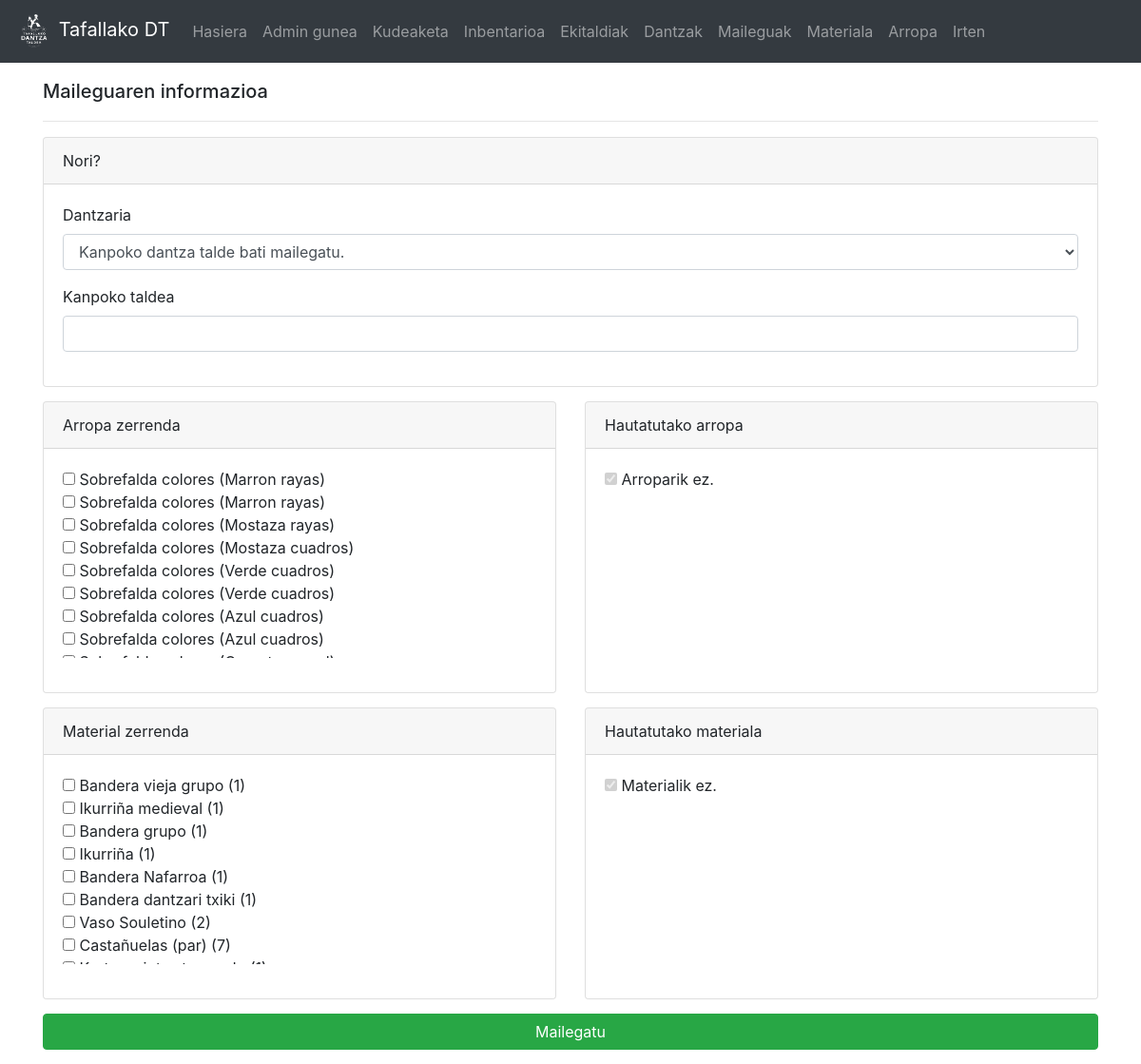
The page /maileguak/berria (signed in) on the database its author committed.
### dantza/models.py (models this page shows, shortened)
class Arropa(models.Model):
	mota = models.ForeignKey(ArropaMota, on_delete=models.CASCADE)
	egoera = models.CharField(max_length=100, choices = EGOERA)
	deskribapena = models.CharField(max_length=200, blank=True)
	mailegatua = models.BooleanField(default=False)
	def __str__(self):
		if self.deskribapena != '':
			return self.mota.mota + ' (' + self.deskribapena + ')'
		else:
			return self.mota.mota

class ArropaMota(models.Model):
	mota = models.CharField(max_length=100)

class Materiala(models.Model):
	mota = models.CharField(max_length=50)
	def tresna_kop(self):
		return len(Tresna.objects.filter(material_mota=self))
	def mailegatu_kop(self):
		kop = 0
		for t in Tresna.objects.filter(material_mota=self,mailegatua=True):
			kop +=1
		return kop
	def libre_kop(self):
		return self.tresna_kop() - self.mailegatu_kop()

### dantza/views.py (the view, shortened to what this page needs)
# urls.py: path('maileguak/berria', views.mailegua_egin, name = 'mailegua_egin'),
@login_required(login_url='/login')
def mailegua_egin(request):
	if not request.user.groups.filter(name='arropa_arduradunak').exists() and not request.user.is_superuser and not request.user.groups.filter(name='material_arduradunak').exists():
		return HttpResponseRedirect('/')
	dantzari_list = Dantzaria.objects.all()
	maileguak = Mailegua.objects.filter(itzulita=False)
	m_list = [m for m in Materiala.objects.all() if m.mailegatu_kop() != m.tresna_kop()]
	a_list = Arropa.objects.filter(mailegatua=False)
	if request.method == 'POST':
		if 'd' in request.POST:
			if request.POST['d'] == '-1':
				return render(request,'dantza/mailegu_berria.html',{'d_list':dantzari_list, 'mail_list':maileguak,
																   'materiala':m_list, 'arropa':a_list, 'err': 'Ezin da dantzaririk gabeko mailegurik egin.'})
			m_lista = []
			for m in request.POST.getlist('materialak'):
				if m == '-1':
					continue
				mat = Materiala.objects.get(pk=m)
				ts = mat.get_mailegatu_gabeko_tresna(request.POST.getlist('materialak').count(m))
				if len(ts) != 0:
					for t in ts:
						m_lista.append(t)
				else:
					return render(request,'dantza/mailegu_berria.html',{'d_list':dantzari_list, 'mail_list':maileguak,
																   'materiala':m_list, 'arropa':a_list, 'err': 'Aukeratutako ' + str(mat) + ' ez dago eskuragai.'})
			arr_lista = []
			for i in request.POST.getlist('arropa'):
				if i == '-1':
					continue
				a = Arropa.objects.get(pk=i)
				if a is not None:
					arr_lista.append(a)
				else:
					return render(request,'dantza/mailegu_berria.html',{'d_list':dantzari_list, 'mail_list':maileguak,
																   'materiala':m_list, 'arropa':a_list, 'err': 'Aukeratutako ' + a + ' ez dago eskuragai.'})
			if len(m_lista) == 0 and len(arr_lista) == 0:
				return render(request,'dantza/mailegu_berria.html',{'d_list':dantzari_list, 'mail_list':maileguak,
							'materiala':m_list, 'arropa':a_list, 'err': 'Gutxienez material edo arropa bat hautatu behar da.'})
			if request.POST['d'] == '-2':
				d = Dantzaria.objects.get(user=request.user)
				dt = request.POST['kanpo_talde']
				if dt == "":
					return render(request,'dantza/mailegu_berria.html',{'d_list':dantzari_list, 'mail_list':maileguak,
							'materiala':m_list, 'arropa':a_list, 'err': 'Dantza taldearen izena adierazi behar da.'})
				mail = Mailegua(dantzari=d,mailegatze_data=datetime.datetime.today(),itzulita=False,dantza_taldea=dt)
			else:
				d = Dantzaria.objects.get(pk=request.POST['d'])
				mail = Mailegua(dantzari=d,mailegatze_data=datetime.datetime.today(),itzulita=False)
			mail.save()
			mail.arropa.set(arr_lista)
			mail.materiala.set(m_lista)
			mail.save()
			for x in arr_lista + m_lista:
				x.mailegatua = True
				x.save()
			return HttpResponseRedirect('/maileguak/berria?new_success')
	else:
		if 'new_success' in request.GET:
			return render(request,'dantza/mailegu_berria.html',{'d_list':dantzari_list, 'mail_list':maileguak,
															'materiala':m_list, 'arropa':a_list, 'success': 'Mailegu berria zuzen sortu da.'})
		elif 'return_success' in request.GET:
			return render(request,'dantza/mailegu_berria.html',{'d_list':dantzari_list, 'mail_list':maileguak, 'materiala':m_list, 'arropa':a_list, 'arropa':a_list, 'success': 'Mailegua itzuli da.'})
		return render(request,'dantza/mailegu_berria.html',{'d_list':dantzari_list,'mail_list':maileguak,'materiala':m_list,'arropa':a_list})

### dantza/templatetags/auth_extras.py (called while the page is built)
@register.filter(name='has_group')
def has_group(user, group_name):
    return user.groups.filter(name=group_name).exists()

### templates/dantza/mailegu_berria.html (shortened to what this page needs)
{% extends "dantza/base.html" %}
{% block edukia %}
<div class="container" style="margin-top:15px;">
    <h5 class="modal-title" id="exampleModalLabel">Maileguaren informazioa</h5>
    <hr/>
    <form method="POST">
		<div class="row">
			<div class="col-12">
				<div class="card">
					<div class="card-header">Nori?</div>
					<div class="card-body">
						<div class="form-group">
						  	<label for="d">Dantzaria</label>
						  	<select id="d" name="d" class="form-control" onchange="m()">
							  	<option value="-2">Kanpoko dantza talde bati mailegatu.</option>
						  	</select>
					 	</div>
						<div id="kanpoko_taldea" class="form-group">
							<label for="kanpo_talde">Kanpoko taldea</label>
							<input type="text" name="kanpo_talde" class="form-control"/>
						</div>
					</div>
				</div>
			</div>
			<div class="col-md-6">
				<div class="card" style="margin-top: 15px;">
					<div class="card-header">Arropa zerrenda</div>
					<div class="card-body">
						<div class="form-group zerrenda" id="arropaZerrenda">
							{% for a in arropa %}
								<div id="A{{ a.pk }}"><input type="checkbox" name="arropa_zerrenda" value="{{ a.pk }}" oninput="updateArropa(this)"> {{ a }}<br></div>
						  	{% endfor %}
				  		</div>
					</div>
				</div>
			</div>
			<div class="col-md-6">
				<div class="card" style="margin-top: 15px;">
					<div class="card-header">Hautatutako arropa</div>
					<div class="card-body">
						<div class="form-group zerrenda" id="hautatutakoArropa">
					  		<div id="arroparikEz"><input type="checkbox" name="arropa" value="-1" checked disabled> Arroparik ez.<br></div>
				  		</div>
					</div>
				</div>
			</div>
			<div class="col-md-6">
				<div class="card" style="margin-top: 15px;">
					<div class="card-header">Material zerrenda</div>
					<div class="card-body">
						<div class="form-group zerrenda" id="materialZerrenda">
							{% for a in materiala %}
								<div id="M{{ a.pk }}"><input type="checkbox" name="material_zerrenda" value="{{ a.pk }}" oninput="updateMateriala(this)" data-whatever="{{ a.libre_kop }}"> {{ a.mota }} <span id="p">(<span id="M{{ a.pk }}_kop">{{ a.libre_kop }}</span>)</span><br></div>
						  	{% endfor %}
				  		</div>
					</div>
				</div>
			</div>
			<div class="col-md-6">
				<div class="card" style="margin-top: 15px;">
					<div class="card-header">Hautatutako materiala</div>
					<div class="card-body">
						<div class="form-group zerrenda" id="hautatutakoMateriala">
					  		<div id="materialikEz"><input type="checkbox" name="materialak" value="-1" checked disabled> Materialik ez.<br></div>
				  		</div>
					</div>
				</div>
			</div>
			<div class="col-12">
				<div style="margin-top: 15px; margin-bottom: 15px">
				  <input type="submit" class="btn btn-success btn-block" value="Mailegatu" id="bidali"/>
				</div>
			</div>
		</div>
	</form>
</div>
{% endblock edukia %}

### templates/dantza/mailegu_berria.html (style rules this page uses)
.zerrenda { position: relative; height: 200px; overflow: auto; }

### rows shown on the page
Arropa: deskribapena+mota "Sobrefalda colores (Marron rayas)"
Arropa: deskribapena+mota "Sobrefalda colores (Marron rayas)"
Arropa: deskribapena+mota "Sobrefalda colores (Mostaza rayas)"
Arropa: deskribapena+mota "Sobrefalda colores (Mostaza cuadros)"
Arropa: deskribapena+mota "Sobrefalda colores (Verde cuadros)"
Arropa: deskribapena+mota "Sobrefalda colores (Verde cuadros)"
Arropa: deskribapena+mota "Sobrefalda colores (Azul cuadros)"
Arropa: deskribapena+mota "Sobrefalda colores (Azul cuadros)"
Materiala: mota "Bandera vieja grupo", libre_kop "1"
Materiala: mota "Ikurriña medieval", libre_kop "1"
Materiala: mota "Bandera grupo", libre_kop "1"
Materiala: mota "Ikurriña", libre_kop "1"
Materiala: mota "Bandera Nafarroa", libre_kop "1"
Materiala: mota "Bandera dantzari txiki", libre_kop "1"
Materiala: mota "Vaso Souletino", libre_kop "2"
Materiala: mota "Castañuelas (par)", libre_kop "7"
